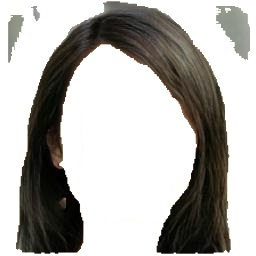
#> input picture example/Pictures2020/300_morph_Asiaten_dunkle/02-02930_AF-22-25dummy0001_AGE_30_GLASSES_false_ETHNICITY_asian_TEINT_6_hair.jpg, 256 x 256 px; its folder holds only this picture in this run
$ python test.py
#> lines starting #> are read from the running program, lines starting #| are printed output that depends on the picture
import matplotlib.pyplot as plt
import cv2
import webcolors
import numpy as np
import glob
from PIL import Image


def _reversedict(d: dict) -> dict:
    """
    Internal helper for generating reverse mappings; given a
    dictionary, returns a new dictionary with keys and values swapped.

    """
    return {value: key for key, value in d.items()}


HAIRCOLOR_NAMES_TO_HEX = {
    "black": "#000000",
    "blond": "#d2b48c",
    "brown": "#352118",
    "darkbrown": "#1d130e",
    "lightbrown": "#4a3014",
    "red": "#4a1414",
    "grey": "#606060",
    "snow": "#fffafa"
}

HAIRCOLOR_HEX_TO_NAMES = _reversedict(HAIRCOLOR_NAMES_TO_HEX)


def closest_colour(requested_colour):
    min_colours = {}
    for key, name in HAIRCOLOR_HEX_TO_NAMES.items():
        r_c, g_c, b_c = webcolors.hex_to_rgb(key)
        rd = (r_c - requested_colour[0]) ** 2
        gd = (g_c - requested_colour[1]) ** 2
        bd = (b_c - requested_colour[2]) ** 2
        min_colours[(rd + gd + bd)] = name
    return min_colours[min(min_colours.keys())]


def get_colour_name(requested_colour):
    closest_name = closest_colour(requested_colour)

    return closest_name


def rgb_to_hsv(r, g, b):
    r = float(r)
    g = float(g)
    b = float(b)
    high = max(r, g, b)
    low = min(r, g, b)
    h, s, v = high, high, high

    d = high - low
    s = 0 if high == 0 else d / high

    if high == low:
        h = 0.0
    else:
        h = {
            r: (g - b) / d + (6 if g < b else 0),
            g: (b - r) / d + 2,
            b: (r - g) / d + 4,
        }[high]
        h /= 6

    return h*360, s*100, v/2.55


def print_list(a):
    string = ''
    for i in a:
        string += str(i) + '/'
    return string[:-1]


debug = False
path = 'example/Pictures2020/300_morph_Asiaten_dunkle/'
for filename in glob.glob(path + '/*_hair.jpg'):
    # for row in range(1788, 1791):

    img = cv2.imread(filename)
#> img is the input picture: shape (256, 256, 3); mean B, G, R 172.4, 176, 177.6
    Z = img.reshape((-1, 3))
    # convert to np.float32
    Z = np.float32(Z)
    # define criteria, number of clusters(K) and apply kmeans()
    criteria = (cv2.TERM_CRITERIA_EPS + cv2.TERM_CRITERIA_MAX_ITER, 10, 1.0)
    K = 3
    ret, label, center = cv2.kmeans(Z, K, None, criteria, 10, cv2.KMEANS_RANDOM_CENTERS)
#> ret = 41444343; center = [[99.73, 110.4, 115.1], [253.8, 254.3, 254.3], [21.74, 29.79, 33.65]]
    # Now convert back into uint8, and make original image
    center = np.uint8(center)
#> center = [[99, 110, 115], [253, 254, 254], [21, 29, 33]]
    res = center[label.flatten()]
    res2 = res.reshape(img.shape)
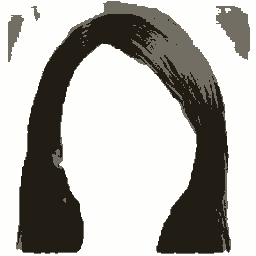
#> res2: shape (256, 256, 3); mean B, G, R 171.6, 175.6, 177.2
    res2 = cv2.resize(res2, (200, 200))
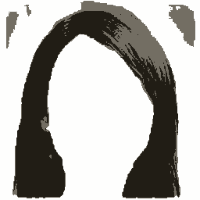
#> res2: shape (200, 200, 3); mean B, G, R 171.6, 175.6, 177.2

    h0, s0, v0 = rgb_to_hsv(center[0][2], center[0][1], center[0][0])
#> in rgb_to_hsv, `r = float(r)`: r = 115
#> in rgb_to_hsv, `g = float(g)`: g = 110
#> in rgb_to_hsv, `b = float(b)`: b = 99
#> in rgb_to_hsv, `high = max(r, g, b)`: high = 115
#> in rgb_to_hsv, `low = min(r, g, b)`: low = 99
#> in rgb_to_hsv, `h, s, v = high, high, high`: h = 115
#> in rgb_to_hsv, `d = high - low`: d = 16
#> in rgb_to_hsv, `s = 0 if high == 0 else d / high`: s = 0.139
#> in rgb_to_hsv, `h = { r: (g - b) / d + (6 if g < b else 0), g: (b - r) / d + 2, b: (r ..`: h = 0.688
#> in rgb_to_hsv, `h /= 6`: h = 0.115
#> h0 = 41.25; s0 = 13.91; v0 = 45.1
    h1, s1, v1 = rgb_to_hsv(center[1][2], center[1][1], center[1][0])
#> h1 = 60; s1 = 0.394; v1 = 99.61
    if debug:
        print("HSV 0: " + str(h0) + " " + str(s0) + " " + str(v0))
        print("HSV 1: " + str(h1) + " " + str(s1) + " " + str(v1))

    if (h0 > 65 and (s0 > 20 or v0 > 16)) or (h1 > 65 and (s1 > 20 or v1 > 16)):
        if s0 + v0 > s1 + v1:
            color = print_list(center[1])
        else:
            color = print_list(center[0])
    else:
        if v0 > v1:
            color = print_list(center[1])
        else:
            color = print_list(center[0])
#> the loop in print_list, `for i in a:` made 3 passes
#> (i, string) on passes 1 to 3: (99, '99/'), (110, '99/110/'), (115, '99/110/115/')
#> color = '99/110/115'
    print(color)
#| 99/110/115

    img = cv2.resize(img, (200, 200))
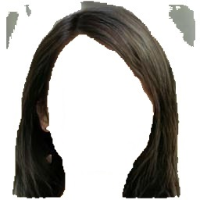
#> img: shape (200, 200, 3); mean B, G, R 172.3, 176, 177.6
    size = 100
    a = 2
    pattern = round(size/a)
    fname = filename.replace('_hair.jpg', 'k_means.jpg')
    cv2.imwrite(fname, res2)
    '''for x in range(a):
        for y in range(a):
            max_values = []
            for i, col in enumerate(['b', 'g', 'r']):
                crop_img = img[y*pattern:(1+y)*pattern, x*pattern:(1+x)*pattern]
                hist = cv2.calcHist([crop_img], [i], None, [256], [0, 256])
                minmax = cv2.minMaxLoc(hist)
                max_values.append(minmax[3][1])
                plt.plot(hist, color=col)
                plt.xlim([0, 256])

            print(max_values)
            h,s,v = rgb_to_hsv(max_values[2], max_values[1], max_values[0])
            print(str(int(h)) + " " + str(int(s)) + " " + str(int(v)))
            plt.show()

            plt.close()
'''
quit()
#> (the program exits here)

$ run again, on example/Pictures2020/300_morph_Asiaten_dunkle/03-05378_AF-13-12dummy0001_AGE_30_GLASSES_false_ETHNICITY_asian_TEINT_9_hair.jpg
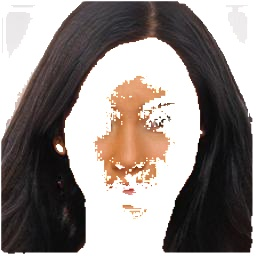
#> input picture example/Pictures2020/300_morph_Asiaten_dunkle/03-05378_AF-13-12dummy0001_AGE_30_GLASSES_false_ETHNICITY_asian_TEINT_9_hair.jpg, 256 x 256 px
#> img is the input picture: shape (256, 256, 3); mean B, G, R 133.1, 136.7, 144.8
#> `ret, label, center = cv2.kmeans(Z, K, None, criteria, 10, cv2.KMEANS_R..`: ret = 62889248.3; center = [[35.75, 35.49, 41.14], [251.1, 252.4, 253.4], [105.4, 140.1, 196]]
#> `center = np.uint8(center)`: center = [[35, 35, 41], [251, 252, 253], [105, 140, 196]]
#> `res2 = cv2.resize(res2, (200, 200))`:
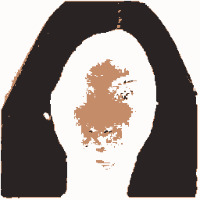
#> res2: shape (200, 200, 3); mean B, G, R 132.6, 136.2, 144.5
#> r = 41
#> g = 35
#> high = 41
#> low = 35
#> in rgb_to_hsv, `h, s, v = high, high, high`: h = 41
#> d = 6
#> in rgb_to_hsv, `s = 0 if high == 0 else d / high`: s = 0.146
#> in rgb_to_hsv, `h = { r: (g - b) / d + (6 if g < b else 0), g: (b - r) / d + 2, b: (r ..`: h = 0
#> s0 = 14.63; v0 = 16.08
#> h1 = 30; s1 = 0.791; v1 = 99.22
#> the loop in print_list, `for i in a:` made 3 passes
#> (i, string) on passes 1 to 3: (35, '35/'), (35, '35/35/'), (41, '35/35/41/')
#> color = '35/35/41'
#| 35/35/41
#> `img = cv2.resize(img, (200, 200))`:
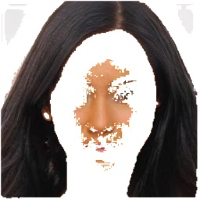
#> img: shape (200, 200, 3); mean B, G, R 133, 136.5, 144.7

$ run again, on example/Pictures2020/300_morph_Asiaten_dunkle/03-04852_AF-21-11dummy0001_AGE_30_GLASSES_false_ETHNICITY_asian_TEINT_9_hair.jpg
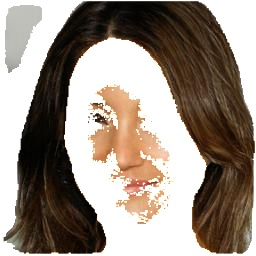
#> input picture example/Pictures2020/300_morph_Asiaten_dunkle/03-04852_AF-21-11dummy0001_AGE_30_GLASSES_false_ETHNICITY_asian_TEINT_9_hair.jpg, 256 x 256 px
#> img is the input picture: shape (256, 256, 3); mean B, G, R 130.6, 141.2, 153.2
#> `ret, label, center = cv2.kmeans(Z, K, None, criteria, 10, cv2.KMEANS_R..`: ret = 78895830.8; center = [[130.2, 159.9, 198.2], [251.9, 253.8, 254.4], [20.43, 34.09, 49.45]]
#> `center = np.uint8(center)`: center = [[130, 159, 198], [251, 253, 254], [20, 34, 49]]
#> `res2 = cv2.resize(res2, (200, 200))`:
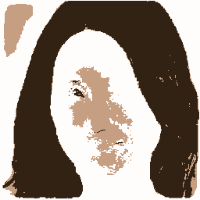
#> res2: shape (200, 200, 3); mean B, G, R 130, 140.7, 152.7
#> r = 198
#> g = 159
#> b = 130
#> high = 198
#> low = 130
#> in rgb_to_hsv, `h, s, v = high, high, high`: h = 198
#> d = 68
#> in rgb_to_hsv, `s = 0 if high == 0 else d / high`: s = 0.343
#> in rgb_to_hsv, `h = { r: (g - b) / d + (6 if g < b else 0), g: (b - r) / d + 2, b: (r ..`: h = 0.426
#> in rgb_to_hsv, `h /= 6`: h = 0.0711
#> h0 = 25.59; s0 = 34.34; v0 = 77.65
#> h1 = 40; s1 = 1.18; v1 = 99.61
#> the loop in print_list, `for i in a:` made 3 passes
#> (i, string) on passes 1 to 3: (130, '130/'), (159, '130/159/'), (198, '130/159/198/')
#> color = '130/159/198'
#| 130/159/198
#> `img = cv2.resize(img, (200, 200))`:
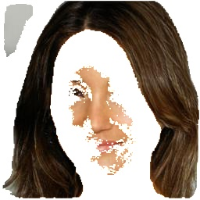
#> img: shape (200, 200, 3); mean B, G, R 130.5, 141.1, 153.1
